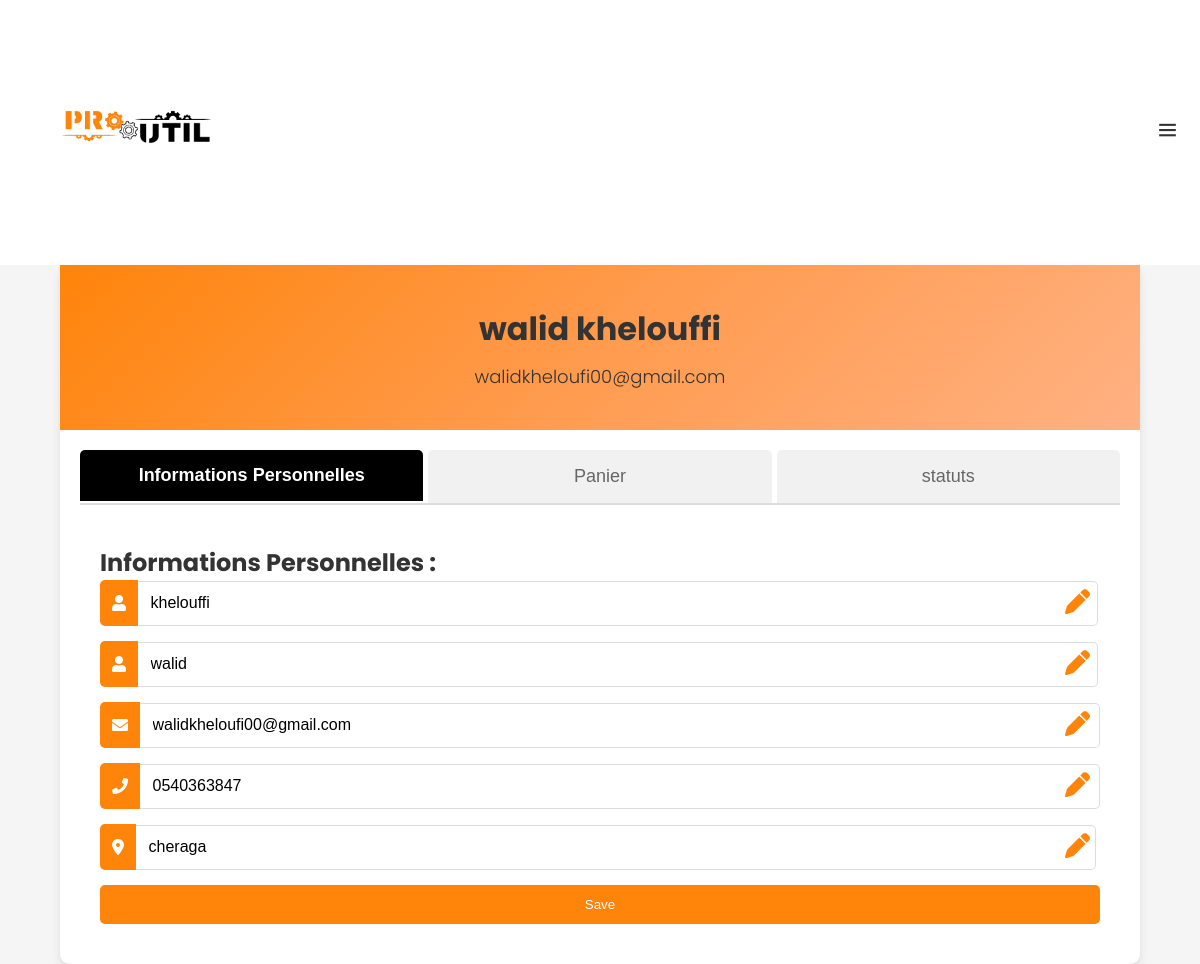
Screenshot of /user.php (signed in) with the database file from the repository.
### tables this page shows
CREATE TABLE IF NOT EXISTS `client` (
  `id_client` int NOT NULL AUTO_INCREMENT,
  `prenom` varchar(30) NOT NULL,
  `nom` varchar(30) NOT NULL,
  `email` varchar(50) NOT NULL,
  `mot_de_passe` varchar(255) NOT NULL,
  `telephone` varchar(13) DEFAULT NULL,
  `adresse` varchar(50) DEFAULT NULL,
  `activation` tinyint(1) NOT NULL,
  PRIMARY KEY (`id_client`)
);

### user.php (the view, shortened to what this page needs)
<?php
$servername = "localhost";
$username = "root";
$password = "";
$dbname = "base";
$connection = new mysqli($servername, $username, $password, $dbname);
$user_id = $_SESSION['user-id'];
$sql = "SELECT `prenom`, `nom`, `email`, `telephone`, `adresse` FROM client WHERE `id_client` = ?";
$stmt = $connection->prepare($sql);
if ($stmt) {
    $stmt->bind_param("i", $user_id);
    $stmt->execute();
    $stmt->bind_result($firstName, $lastName, $email, $phoneNumber, $addressLine);
} else {
    echo "Error preparing statement: " . $connection->error;
}
?>
<!DOCTYPE html>
<html lang="en">
<head>
    <link rel="stylesheet" href="https://cdnjs.cloudflare.com/ajax/libs/font-awesome/6.0.0-beta3/css/all.min.css">
    <link href="https://unpkg.com/boxicons@2.0.7/css/boxicons.min.css" rel="stylesheet">
    <link rel="stylesheet" href="login.css">
    <link rel="stylesheet" href="user.css">
</head>
<body style="display: flex; flex-direction: column; min-height: 100vh;">
    <header>
        <div class="mobile-menu bg-second">
            <div class="logo">
                <img src="images/prooutil.gif" alt="LOGO">
            </div>
            <span class="mb-menu-toggle" id="mb-menu-toggle">
                <i class='bx bx-menu'></i>
            </span>
        </div>
    </header>
    <div class="profile-container">
        <div class="profile-header">
            <h1 class="user-name"><?php echo htmlspecialchars($firstName . " " . $lastName); ?></h1>
            <p class="user-email"><?php echo htmlspecialchars($email); ?></p>
        </div>
        <div class="profile-body">
            <div class="tabs">
                <button class="tablink active" onclick="openTab(event, 'PersonalInfo')">Informations
                    Personnelles</button>
                <button class="tablink" onclick="openTab(event, 'Wishlist')">Panier</button>
                <button class="tablink" onclick="openTab(event, 'statuts')">statuts</button>
            </div>
            <div id="PersonalInfo" class="tabcontent active">
                <h2>Informations Personnelles :</h2>
                <form class="contact-form" method="post" action="user_edit.php">
                    <div class="input-group">
                        <div class="input-container">
                            <div class="icon"><i class="fas fa-user"></i></div>
                            <div class="edit-icon" onclick="toggleEdit('nom')"><i class="fa-solid fa-pen"></i></div>
                        </div>
                    </div>
                    <div class="input-group">
                        <div class="input-container">
                            <div class="icon"><i class="fas fa-user"></i></div>
                            <input type="text" name="prenom" value="<?php echo htmlspecialchars($firstName); ?>"
                                placeholder="Prénom" required readonly>
                            <div class="edit-icon" onclick="toggleEdit('prenom')"><i class="fa-solid fa-pen"></i></div>
                        </div>
                    </div>
                    <div class="input-group">
                        <div class="input-container">
                            <div class="icon"><i class="fas fa-envelope"></i></div>
                            <input type="email" name="email" value="<?php echo htmlspecialchars($email); ?>"
                                placeholder="Adresse e-mail" required readonly>
                            <div class="edit-icon" onclick="toggleEdit('email')"><i class="fa-solid fa-pen"></i></div>
                        </div>
                    </div>
                    <div class="input-group">
                        <div class="input-container">
                            <div class="icon"><i class="fas fa-phone"></i></div>
                            <input type="tel" name="telephone" value="<?php echo htmlspecialchars($phoneNumber); ?>"
                                placeholder="Numéro de téléphone" required pattern="[0-9]{10}" readonly>
                            <div class="edit-icon" onclick="toggleEdit('telephone')"><i class="fa-solid fa-pen"></i>
                            </div>
                        </div>
                    </div>
                    <div class="input-group">
                        <div class="input-container">
                            <div class="icon"><i class="fa-solid fa-location-dot"></i></div>
                            <input type="text" name="adresse" value="<?php echo htmlspecialchars($addressLine); ?>"
                                placeholder="adresse" required readonly>
                            <div class="edit-icon" onclick="toggleEdit('adresse')"><i class="fa-solid fa-pen"></i></div>
                        </div>
                    </div>
                    <input type="submit" name="save1" value="Save" class="submit-btn">
                </form>
            </div>
            <link rel="stylesheet" href="https://cdnjs.cloudflare.com/ajax/libs/font-awesome/5.15.4/css/all.min.css">
</body>
</html>

### login.css (style rules this page uses)
:root { --main-bg-color: #fff; --second-bg-color: #fff; --third-bg-color: #e3e3e3; --grey: #4b4b4b; --black: #000; --red: #c0392b; --top-header-size: 30px; --mid-header-size: 80px; --bottom-header-size: 45px; --btn-bg: #000; --btn-border-color: #000; --btn-color: #fff; }
* { padding: 0; margin: 0; box-sizing: border-box; -webkit-tap-highlight-color: transparent; }
body { font-family: "Poppins", sans-serif; overflow-x: hidden; position: relative; background-color: var(--main-bg-color); overflow-x: hidden; }
button { cursor: pointer; }
img { max-width: 100%; }
.bg-second { background-color: var(--second-bg-color); }
.mobile-menu { align-items: center; justify-content: space-between; padding: 10px 20px; display: none; }
.mb-menu-toggle { font-size: 25px; }
.user-name { margin-left: 20px; display: flex; align-items: stretch; flex-direction: column; justify-content: space-between; }
@media only screen and (max-width: 1280px) { .mobile-menu { display: flex; } }
@media only screen and (max-width: 1280px) { .logo { font-size: 30px; } }
.logo { font-weight: 700; width: 20%; }

### user.css (style rules this page uses)
html, body { margin: 0; padding: 0; width: 100%; height: 100%; font-family: "Poppins", sans-serif; background-color: #f5f5f5; color: #333; }
.profile-container { width: 90%; max-width: 1200px; margin: 0 auto; background-color: #fff; border-radius: 10px; box-shadow: 0 4px 10px rgba(0, 0, 0, 0.1); }
.profile-header { padding: 40px; background: linear-gradient(135deg, #ff840a, #ff9b4e, #ffb183); text-align: center; }
.profile-header .user-name { margin: 0; font-size: 32px; font-weight: 700; }
.profile-header .user-email { margin-top: 10px; font-size: 18px; font-weight: 300; }
.profile-body { padding: 20px; }
.tabs { display: flex; border-bottom: 2px solid #ddd; margin-bottom: 20px; overflow: hidden; justify-content: space-between; }
.tablink { flex: 1; padding: 15px 20px; cursor: pointer; background-color: #f1f1f1; border: none; outline: none; transition: background-color 0.3s ease, color 0.3s ease; font-size: 18px; text-align: center; color: #666; border-radius: 5px 5px 0 0; margin-right: 5px; }
.tablink:last-child { margin-right: 0; }
.tablink.active, .tablink:hover { background-color: #000000; color: white; font-weight: 600; border-bottom: 2px solid #fff; }
.tabcontent { display: none; padding: 20px; border-top: none; }
.tabcontent.active { display: block; }
.input-group { margin-bottom: 15px; width: 100%; }
.input-container { position: relative; display: flex; align-items: center; }
.input-container .icon { background: #ff840a; color: white; text-align: center; display: flex; justify-content: center; align-items: center; border-radius: 5px 0 0 5px; padding: 12px; height: 46px; }
.input-container input[type="text"], .input-container input[type="tel"], .input-container input[type="email"], .input-container textarea { width: calc(100% - 40px); font-size: 16px; padding: 12.5px; border: 1px solid #ddd; border-left: none; border-radius: 0 5px 5px 0; transition: border-color 0.3s, box-shadow 0.3s; outline: none; }
.submit-btn { background-color: #ff840a; color: white; border: none; cursor: pointer; padding: 12px 20px; border-radius: 5px; transition: background-color 0.3s ease; width: 100%; }
.edit-icon { position: absolute; right: 10px; cursor: pointer; }
.edit-icon i { color: #ff840a; font-size: 25px; }

### rows the page displays
client: prenom+nom "walid khelouffi", prenom "walid", email "walidkheloufi00@gmail.com", telephone "0540363847", adresse "cheraga"
